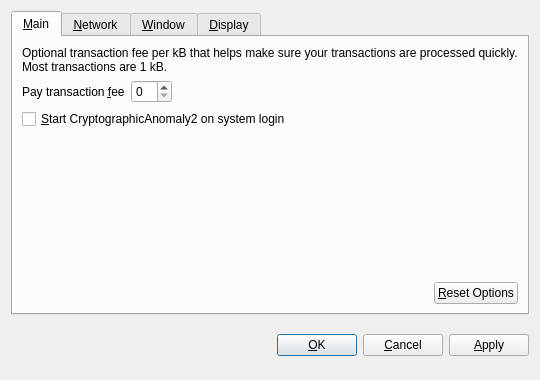
<?xml version="1.0" encoding="UTF-8"?>
<ui version="4.0">
 <class>OptionsDialog</class>
 <widget class="QDialog" name="OptionsDialog">
  <property name="geometry">
   <rect>
    <x>0</x>
    <y>0</y>
    <width>540</width>
    <height>380</height>
   </rect>
  </property>
  <property name="windowTitle">
   <string>Options</string>
  </property>
  <property name="modal">
   <bool>true</bool>
  </property>
  <layout class="QVBoxLayout" name="verticalLayout">
   <item>
    <widget class="QTabWidget" name="tabWidget">
     <property name="tabPosition">
      <enum>QTabWidget::North</enum>
     </property>
     <property name="currentIndex">
      <number>0</number>
     </property>
     <widget class="QWidget" name="tabMain">
      <attribute name="title">
       <string>&amp;Main</string>
      </attribute>
      <layout class="QVBoxLayout" name="verticalLayout_Main">
       <item>
        <widget class="QLabel" name="transactionFeeInfoLabel">
         <property name="text">
          <string>Optional transaction fee per kB that helps make sure your transactions are processed quickly. Most transactions are 1 kB.</string>
         </property>
         <property name="textFormat">
          <enum>Qt::PlainText</enum>
         </property>
         <property name="wordWrap">
          <bool>true</bool>
         </property>
        </widget>
       </item>
       <item>
        <layout class="QHBoxLayout" name="horizontalLayout_1_Main">
         <item>
          <widget class="QLabel" name="transactionFeeLabel">
           <property name="text">
            <string>Pay transaction &amp;fee</string>
           </property>
           <property name="textFormat">
            <enum>Qt::PlainText</enum>
           </property>
           <property name="buddy">
            <cstring>transactionFee</cstring>
           </property>
          </widget>
         </item>
         <item>
          <widget class="BitcoinAmountField" name="transactionFee"/>
         </item>
         <item>
          <spacer name="horizontalSpacer_1_Main">
           <property name="orientation">
            <enum>Qt::Horizontal</enum>
           </property>
           <property name="sizeHint" stdset="0">
            <size>
             <width>40</width>
             <height>20</height>
            </size>
           </property>
          </spacer>
         </item>
        </layout>
       </item>
       <item>
        <widget class="QCheckBox" name="bitcoinAtStartup">
         <property name="toolTip">
          <string>Automatically start CryptographicAnomaly2 after logging in to the system.</string>
         </property>
         <property name="text">
          <string>&amp;Start CryptographicAnomaly2 on system login</string>
         </property>
        </widget>
       </item>
       <item>
        <spacer name="verticalSpacer_Main">
         <property name="orientation">
          <enum>Qt::Vertical</enum>
         </property>
         <property name="sizeHint" stdset="0">
          <size>
           <width>20</width>
           <height>40</height>
          </size>
         </property>
        </spacer>
       </item>
       <item>
        <layout class="QHBoxLayout" name="horizontalLayout_2_Main">
         <item>
          <spacer name="horizontalSpacer_2_Main">
           <property name="orientation">
            <enum>Qt::Horizontal</enum>
           </property>
           <property name="sizeHint" stdset="0">
            <size>
             <width>40</width>
             <height>20</height>
            </size>
           </property>
          </spacer>
         </item>
         <item>
          <widget class="QPushButton" name="resetButton">
           <property name="toolTip">
            <string>Reset all client options to default.</string>
           </property>
           <property name="text">
            <string>&amp;Reset Options</string>
           </property>
           <property name="autoDefault">
            <bool>false</bool>
           </property>
          </widget>
         </item>
        </layout>
       </item>
      </layout>
     </widget>
     <widget class="QWidget" name="tabNetwork">
      <attribute name="title">
       <string>&amp;Network</string>
      </attribute>
      <layout class="QVBoxLayout" name="verticalLayout_Network">
       <item>
        <widget class="QCheckBox" name="mapPortUpnp">
         <property name="toolTip">
          <string>Automatically open the CryptographicAnomaly2 client port on the router. This only works when your router supports UPnP and it is enabled.</string>
         </property>
         <property name="text">
          <string>Map port using &amp;UPnP</string>
         </property>
        </widget>
       </item>
       <item>
        <widget class="QCheckBox" name="connectSocks">
         <property name="toolTip">
          <string>Connect to the CryptographicAnomaly2 network through a SOCKS proxy (e.g. when connecting through Tor).</string>
         </property>
         <property name="text">
          <string>&amp;Connect through SOCKS proxy:</string>
         </property>
        </widget>
       </item>
       <item>
        <layout class="QHBoxLayout" name="horizontalLayout_Network">
         <item>
          <widget class="QLabel" name="proxyIpLabel">
           <property name="text">
            <string>Proxy &amp;IP:</string>
           </property>
           <property name="textFormat">
            <enum>Qt::PlainText</enum>
           </property>
           <property name="buddy">
            <cstring>proxyIp</cstring>
           </property>
          </widget>
         </item>
         <item>
          <widget class="QValidatedLineEdit" name="proxyIp">
           <property name="maximumSize">
            <size>
             <width>140</width>
             <height>16777215</height>
            </size>
           </property>
           <property name="toolTip">
            <string>IP address of the proxy (e.g. 127.0.0.1)</string>
           </property>
          </widget>
         </item>
         <item>
          <widget class="QLabel" name="proxyPortLabel">
           <property name="text">
            <string>&amp;Port:</string>
           </property>
           <property name="textFormat">
            <enum>Qt::PlainText</enum>
           </property>
           <property name="buddy">
            <cstring>proxyPort</cstring>
           </property>
          </widget>
         </item>
         <item>
          <widget class="QLineEdit" name="proxyPort">
           <property name="maximumSize">
            <size>
             <width>55</width>
             <height>16777215</height>
            </size>
           </property>
           <property name="toolTip">
            <string>Port of the proxy (e.g. 9050)</string>
           </property>
          </widget>
         </item>
         <item>
          <widget class="QLabel" name="socksVersionLabel">
           <property name="text">
            <string>SOCKS &amp;Version:</string>
           </property>
           <property name="textFormat">
            <enum>Qt::PlainText</enum>
           </property>
           <property name="buddy">
            <cstring>socksVersion</cstring>
           </property>
          </widget>
         </item>
         <item>
          <widget class="QValueComboBox" name="socksVersion">
           <property name="toolTip">
            <string>SOCKS version of the proxy (e.g. 5)</string>
           </property>
          </widget>
         </item>
         <item>
          <spacer name="horizontalSpacer_Network">
           <property name="orientation">
            <enum>Qt::Horizontal</enum>
           </property>
           <property name="sizeHint" stdset="0">
            <size>
             <width>40</width>
             <height>20</height>
            </size>
           </property>
          </spacer>
         </item>
        </layout>
       </item>
       <item>
        <spacer name="verticalSpacer_Network">
         <property name="orientation">
          <enum>Qt::Vertical</enum>
         </property>
         <property name="sizeHint" stdset="0">
          <size>
           <width>20</width>
           <height>40</height>
          </size>
         </property>
        </spacer>
       </item>
      </layout>
     </widget>
     <widget class="QWidget" name="tabWindow">
      <attribute name="title">
       <string>&amp;Window</string>
      </attribute>
      <layout class="QVBoxLayout" name="verticalLayout_Window">
       <item>
        <widget class="QCheckBox" name="minimizeToTray">
         <property name="toolTip">
          <string>Show only a tray icon after minimizing the window.</string>
         </property>
         <property name="text">
          <string>&amp;Minimize to the tray instead of the taskbar</string>
         </property>
        </widget>
       </item>
       <item>
        <widget class="QCheckBox" name="minimizeOnClose">
         <property name="toolTip">
          <string>Minimize instead of exit the application when the window is closed. When this option is enabled, the application will be closed only after selecting Quit in the menu.</string>
         </property>
         <property name="text">
          <string>M&amp;inimize on close</string>
         </property>
        </widget>
       </item>
       <item>
        <spacer name="verticalSpacer_Window">
         <property name="orientation">
          <enum>Qt::Vertical</enum>
         </property>
         <property name="sizeHint" stdset="0">
          <size>
           <width>20</width>
           <height>40</height>
          </size>
         </property>
        </spacer>
       </item>
      </layout>
     </widget>
     <widget class="QWidget" name="tabDisplay">
      <attribute name="title">
       <string>&amp;Display</string>
      </attribute>
      <layout class="QVBoxLayout" name="verticalLayout_Display">
       <item>
        <layout class="QHBoxLayout" name="horizontalLayout_1_Display">
         <item>
          <widget class="QLabel" name="langLabel">
           <property name="text">
            <string>User Interface &amp;language:</string>
           </property>
           <property name="textFormat">
            <enum>Qt::PlainText</enum>
           </property>
           <property name="buddy">
            <cstring>lang</cstring>
           </property>
          </widget>
         </item>
         <item>
          <widget class="QValueComboBox" name="lang">
           <property name="toolTip">
            <string>The user interface language can be set here. This setting will take effect after restarting CryptographicAnomaly2.</string>
           </property>
          </widget>
         </item>
        </layout>
       </item>
       <item>
        <layout class="QHBoxLayout" name="horizontalLayout_2_Display">
         <item>
          <widget class="QLabel" name="unitLabel">
           <property name="text">
            <string>&amp;Unit to show amounts in:</string>
           </property>
           <property name="textFormat">
            <enum>Qt::PlainText</enum>
           </property>
           <property name="buddy">
            <cstring>unit</cstring>
           </property>
          </widget>
         </item>
         <item>
          <widget class="QValueComboBox" name="unit">
           <property name="toolTip">
            <string>Choose the default subdivision unit to show in the interface and when sending coins.</string>
           </property>
          </widget>
         </item>
        </layout>
       </item>
       <item>
        <widget class="QCheckBox" name="displayAddresses">
         <property name="toolTip">
          <string>Whether to show CryptographicAnomaly2 addresses in the transaction list or not.</string>
         </property>
         <property name="text">
          <string>&amp;Display addresses in transaction list</string>
         </property>
        </widget>
       </item>
       <item>
        <widget class="QCheckBox" name="coinControlFeatures">
         <property name="toolTip">
          <string>Whether to show coin control features or not.</string>
         </property>
         <property name="text">
          <string>Display coin &amp;control features (experts only!)</string>
         </property>
        </widget>
       </item>
       <item>
        <spacer name="verticalSpacer_Display">
         <property name="orientation">
          <enum>Qt::Vertical</enum>
         </property>
         <property name="sizeHint" stdset="0">
          <size>
           <width>20</width>
           <height>40</height>
          </size>
         </property>
        </spacer>
       </item>
      </layout>
     </widget>
    </widget>
   </item>
   <item>
    <layout class="QHBoxLayout" name="horizontalLayout_Buttons">
     <item>
      <spacer name="horizontalSpacer_1">
       <property name="orientation">
        <enum>Qt::Horizontal</enum>
       </property>
       <property name="sizeHint" stdset="0">
        <size>
         <width>40</width>
         <height>48</height>
        </size>
       </property>
      </spacer>
     </item>
     <item>
      <widget class="QLabel" name="statusLabel">
       <property name="font">
        <font>
         <weight>75</weight>
         <bold>true</bold>
        </font>
       </property>
       <property name="text">
        <string/>
       </property>
       <property name="textFormat">
        <enum>Qt::PlainText</enum>
       </property>
       <property name="wordWrap">
        <bool>true</bool>
       </property>
      </widget>
     </item>
     <item>
      <spacer name="horizontalSpacer_2">
       <property name="orientation">
        <enum>Qt::Horizontal</enum>
       </property>
       <property name="sizeHint" stdset="0">
        <size>
         <width>40</width>
         <height>48</height>
        </size>
       </property>
      </spacer>
     </item>
     <item>
      <widget class="QPushButton" name="okButton">
       <property name="text">
        <string>&amp;OK</string>
       </property>
      </widget>
     </item>
     <item>
      <widget class="QPushButton" name="cancelButton">
       <property name="text">
        <string>&amp;Cancel</string>
       </property>
       <property name="autoDefault">
        <bool>false</bool>
       </property>
      </widget>
     </item>
     <item>
      <widget class="QPushButton" name="applyButton">
       <property name="text">
        <string>&amp;Apply</string>
       </property>
       <property name="autoDefault">
        <bool>false</bool>
       </property>
      </widget>
     </item>
    </layout>
   </item>
  </layout>
 </widget>
 <customwidgets>
  <customwidget>
   <class>BitcoinAmountField</class>
   <extends>QSpinBox</extends>
   <header>bitcoinamountfield.h</header>
  </customwidget>
  <customwidget>
   <class>QValueComboBox</class>
   <extends>QComboBox</extends>
   <header>qvaluecombobox.h</header>
  </customwidget>
  <customwidget>
   <class>QValidatedLineEdit</class>
   <extends>QLineEdit</extends>
   <header>qvalidatedlineedit.h</header>
  </customwidget>
 </customwidgets>
 <resources/>
 <connections/>
</ui>
